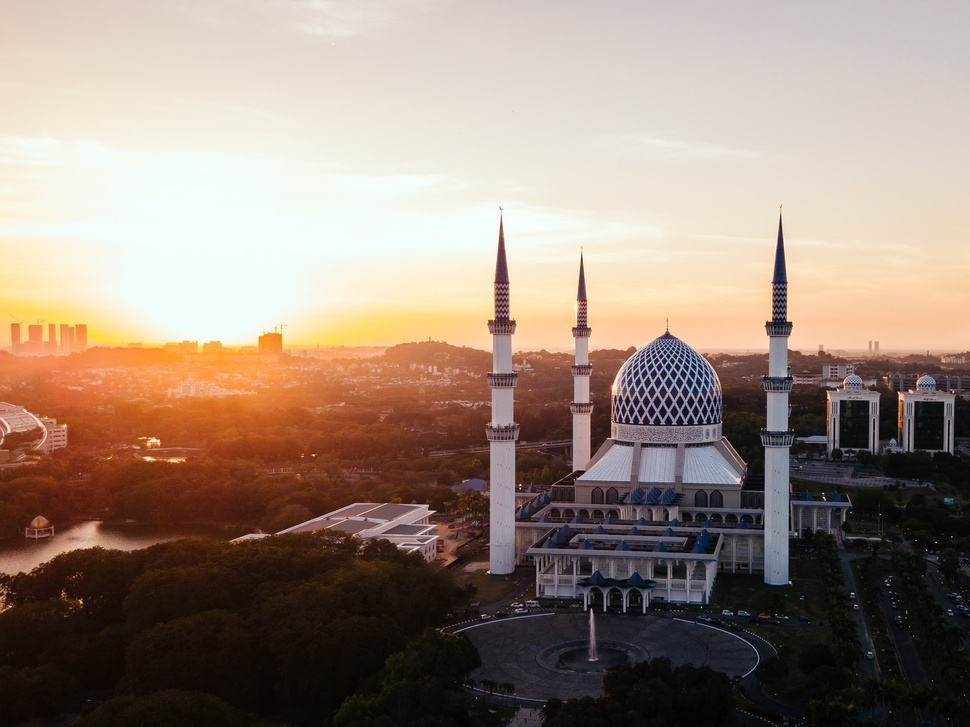
#> input picture masjid_m.jpg, 970 x 727 px, shrunk from 2582 x 1935 before the run
$ python generate.py
#> lines starting #> are read from the running program, lines starting #| are printed output that depends on the picture; after the words box and inside, x2 and y2 are one past the last pixel; in counts of white or black regions, pixels touching at a corner belong together
from datetime import datetime, timedelta
import cv2
import numpy as np
start_time = datetime.strptime("2019-01-01", "%Y-%m-%d")  # Можете выбрать любую дату
rept = 0
end_time = start_time + timedelta(days=1)


def convert_time_to_string(dt):
    return f"{dt.hour}:{dt.minute:02}"


def juma(rept):
    return rept

def generate_image_with_text(text, path):
#> called with text = 'Juma muborak', path = 'masjid_m.jpg'
    image = cv2.imread(path)
#> image is the input picture: shape (727, 970, 3); mean B, G, R 122, 134.6, 152.3
    color = (255, 0, 0)
    org = (500, 500)

    font = cv2.FONT_HERSHEY_SIMPLEX

    cv2.putText(image, text, (int(image.shape[1] // 2 + image.shape[1] // 6), int(image.shape[0] // 6)), font, 1.5,
                color, 2, cv2.LINE_AA)
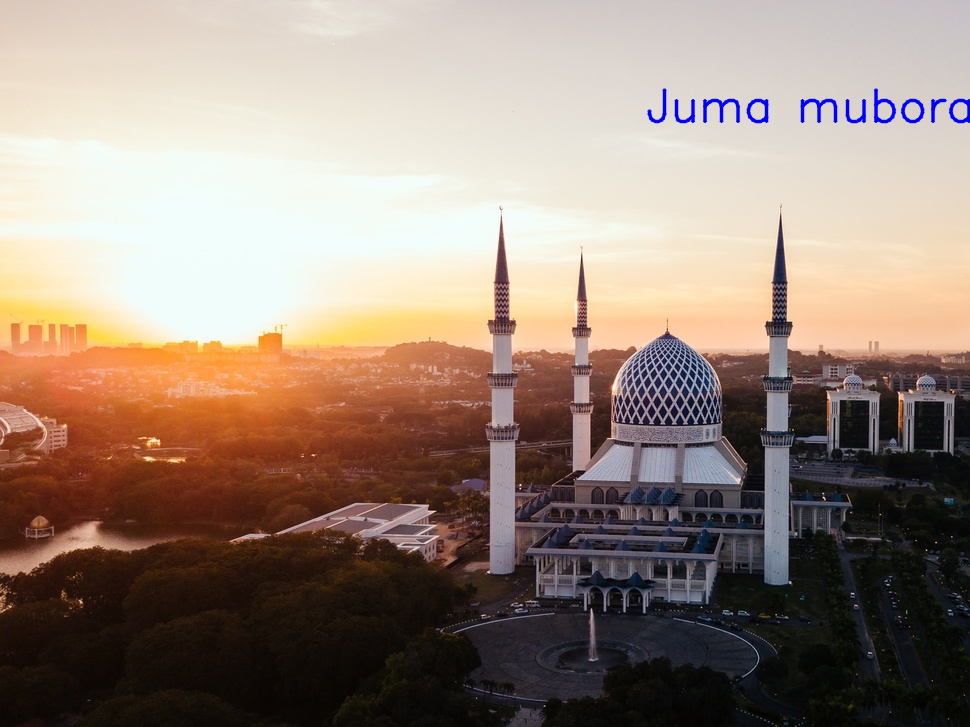
#> image: shape (727, 970, 3); 0.48% of pixels changed, all inside (x1, y1, x2, y2) = (647, 88, 970, 124)

    return image


def juma_muborak():
    path = r"masjid_m.jpg"
    text = "Juma muborak"
    image = generate_image_with_text(text, path)
    cv2.imwrite(f"time/juma_muborak.jpg", image)
    print("passed juma")

juma_muborak()
# #
while start_time < end_time:

    if start_time.hour >= 7 and start_time.hour < 11:
        path = r"tashkent_m.jpeg"
    elif start_time.hour >= 11 and start_time.hour < 18:
        path = r"tashkent_d.jpeg"
    elif start_time.hour >= 18 or start_time.hour < 7:
        path = r"tashkent_n.jpeg"

    text = convert_time_to_string(start_time)
    image = generate_image_with_text(text, path)
#> call 2 of generate_image_with_text, with text = '0:00', path = 'tashkent_n.jpeg'
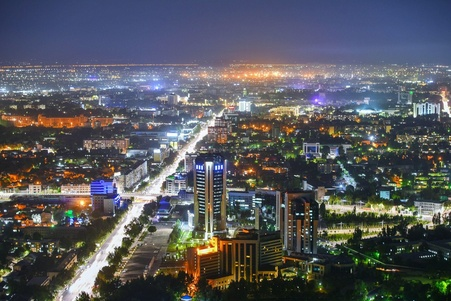
#> input picture tashkent_n.jpeg, 451 x 301 px, shrunk from 1200 x 801 before the run
#> in generate_image_with_text, image is the input picture: shape (301, 451, 3); mean B, G, R 93.4, 87.9, 86.6
#> in generate_image_with_text (call 2), `cv2.putText(image, text, (int(image.shape[1] // 2 + image.shape[1] // ..`:
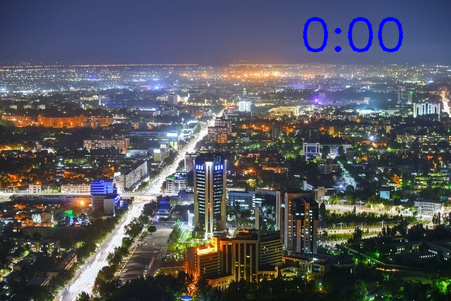
#> image: shape (301, 451, 3); 1% of pixels changed, all inside (x1, y1, x2, y2) = (302, 17, 404, 53)
    cv2.imwrite(f"time/{text}.jpg", image)
    start_time += timedelta(minutes=1)
print("passed time")

while rept <= 500:
    path = r"masjid_m.jpg"
    image = generate_image_with_text(f"Juma namoziga {rept} minut qoldi", path)
    rept = juma(rept)
    cv2.imwrite(f"time/juma-{rept}.jpg", image)
    rept += 1

print("passed All")
